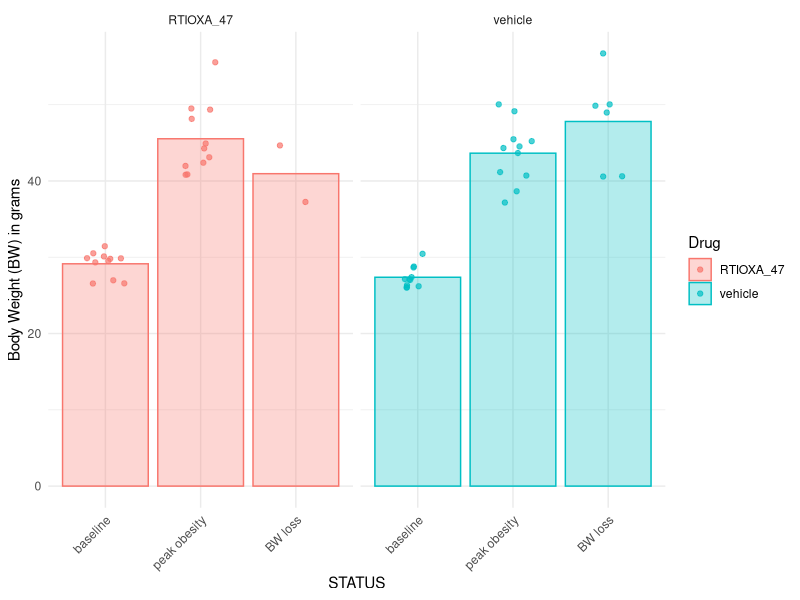

The R source for this figure:
# This script aims to explore changes in body weight in middle age NZO after different stages of feeding:
#1 from baseline to peak obesity,
#2:from peak of obesity to acute body weight loss
#3 from acute body weight loss to body weight maintenance
#4 from body weight maintenance to body weight gain after RTIOXA-47 injections

#libraries
library(dplyr) #to use pipe
library(ggplot2) #to graph
library(readr) #to read csv
library(tidyr)  # to use drop-na()
library(ggpubr)
library(purrr)
library(broom)
BW_data <- read_csv("../data/BW.csv") %>% 
  filter(COHORT > 2 & COHORT < 6) %>% # Just NZO females
  filter(!ID %in% c(3712, 3715)) %>% # died during study
  group_by(ID) %>% 
  arrange(DATE) %>% 
  mutate(
    bw_rel = 100 * (BW - first(BW)) / first(BW),
    body_lag = (lag(BW) - BW),
    GROUP = case_when(
      ID %in% c(3706, 3707, 3709, 3711, 3713, 3717, 3716, 3719, 3718, 3726) ~ "ad lib",
      ID %in% c(3708, 3714, 3720, 3721, 3710, 3722, 3723, 3724, 3725, 3727, 3728, 3729) ~ "restricted"
    ),
    DRUG = case_when(
      ID %in% c(3706, 3707, 3709, 3711, 3713, 3714, 3720, 3724, 3725, 3727, 3728) ~ "vehicle",
      ID %in% c(3708, 3710, 3716, 3717, 3718, 3719, 3721, 3722, 3723, 3726, 3729) ~ "RTIOXA_47"
    ),
    day_rel = DATE - first(DATE)
  ) %>%
  mutate(
    STATUS = case_when(
      day_rel == 0 ~ "baseline", 
      COMMENTS == "DAY_1_INJECTIONS" ~ "BW maintenance", 
      COMMENTS == "DAY_4_SABLE_AND_SAC" ~ "BW regain",
      day_rel == 161 ~ "BW loss",
      DATE == as.Date("2025-02-24") ~ "peak obesity",
      TRUE ~ NA_character_
    )
  ) %>%
  filter(!is.na(STATUS))  # <-- filter must be outside mutate

# Make STATUS an ordered factor
BW_data <- BW_data %>%
  mutate(STATUS = factor(STATUS, 
                         levels = c("baseline", "peak obesity", "BW loss", 
                                    "BW maintenance", "BW regain")))
plot <- BW_data %>%
  ggplot(aes(x = STATUS, y = BW, color = DRUG)) +
  geom_jitter(width = 0.2, height = 0, alpha = 0.7) +  # individual points
  stat_summary(fun = mean, geom = "col", aes(fill = DRUG), alpha = 0.3, position = "dodge") + # mean columns
  theme_minimal() +
  labs(y = "Body Weight (BW) in grams", color = "Drug", fill = "Drug") +
  facet_wrap(~DRUG) +
  theme(
    axis.text.x = element_text(angle = 45, hjust = 1)
  )
plot


